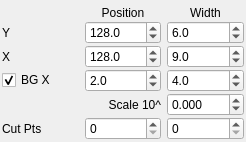
          <widget class="QWidget" name="page">
           <property name="geometry">
            <rect>
             <x>0</x>
             <y>0</y>
             <width>246</width>
             <height>142</height>
            </rect>
           </property>
           <attribute name="label">
            <string>Reflectivity Extraction (Basic)</string>
           </attribute>
           <layout class="QGridLayout" name="gridLayout_3">
            <property name="verticalSpacing">
             <number>1</number>
            </property>
            <property name="margin">
             <number>2</number>
            </property>
            <item row="1" column="2">
             <widget class="QDoubleSpinBox" name="refYPos">
              <property name="toolTip">
               <string>Center of region used for extraction</string>
              </property>
              <property name="decimals">
               <number>1</number>
              </property>
              <property name="maximum">
               <double>400.000000000000000</double>
              </property>
              <property name="value">
               <double>128.000000000000000</double>
              </property>
             </widget>
            </item>
            <item row="1" column="1">
             <widget class="QLabel" name="label_3">
              <property name="toolTip">
               <string>Y Pixel Window</string>
              </property>
              <property name="styleSheet">
               <string notr="true">text-align: right;</string>
              </property>
              <property name="text">
               <string>Y</string>
              </property>
             </widget>
            </item>
            <item row="0" column="3">
             <widget class="QLabel" name="label_2">
              <property name="minimumSize">
               <size>
                <width>0</width>
                <height>18</height>
               </size>
              </property>
              <property name="text">
               <string>Width</string>
              </property>
              <property name="alignment">
               <set>Qt::AlignBottom|Qt::AlignHCenter</set>
              </property>
             </widget>
            </item>
            <item row="5" column="3">
             <widget class="QSpinBox" name="rangeEnd">
              <property name="toolTip">
               <string>&lt;html&gt;&lt;head/&gt;&lt;body&gt;&lt;p&gt;Remove points from the extracted intensity on the high Q side. &lt;/p&gt;&lt;p&gt;Uses the full ToF range available in the file, so it is possible it does not have any effect for lower values.&lt;/p&gt;&lt;/body&gt;&lt;/html&gt;</string>
              </property>
              <property name="maximum">
               <number>200</number>
              </property>
              <property name="value">
               <number>0</number>
              </property>
             </widget>
            </item>
            <item row="2" column="2">
             <widget class="QDoubleSpinBox" name="refXPos">
              <property name="toolTip">
               <string>Center of region used for extraction</string>
              </property>
              <property name="decimals">
               <number>1</number>
              </property>
              <property name="maximum">
               <double>400.000000000000000</double>
              </property>
              <property name="value">
               <double>128.000000000000000</double>
              </property>
             </widget>
            </item>
            <item row="3" column="3">
             <widget class="QDoubleSpinBox" name="bgWidth">
              <property name="toolTip">
               <string>Width of region used for extraction</string>
              </property>
              <property name="decimals">
               <number>1</number>
              </property>
              <property name="maximum">
               <double>400.000000000000000</double>
              </property>
              <property name="value">
               <double>4.000000000000000</double>
              </property>
             </widget>
            </item>
            <item row="3" column="2">
             <widget class="QDoubleSpinBox" name="bgCenter">
              <property name="toolTip">
               <string>Center of region used for extraction</string>
              </property>
              <property name="decimals">
               <number>1</number>
              </property>
              <property name="maximum">
               <double>400.000000000000000</double>
              </property>
              <property name="value">
               <double>2.000000000000000</double>
              </property>
             </widget>
            </item>
            <item row="2" column="1">
             <widget class="QLabel" name="label_4">
              <property name="toolTip">
               <string>X Pixel Window</string>
              </property>
              <property name="styleSheet">
               <string notr="true">text-align: right;</string>
              </property>
              <property name="text">
               <string>X</string>
              </property>
             </widget>
            </item>
            <item row="4" column="3">
             <widget class="QDoubleSpinBox" name="refScale">
              <property name="toolTip">
               <string>Scaling factor for the reflectivity in powers of 10</string>
              </property>
              <property name="decimals">
               <number>3</number>
              </property>
              <property name="minimum">
               <double>-20.000000000000000</double>
              </property>
              <property name="maximum">
               <double>20.000000000000000</double>
              </property>
              <property name="singleStep">
               <double>0.020000000000000</double>
              </property>
              <property name="value">
               <double>0.000000000000000</double>
              </property>
             </widget>
            </item>
            <item row="5" column="2">
             <widget class="QSpinBox" name="rangeStart">
              <property name="toolTip">
               <string>&lt;html&gt;&lt;head/&gt;&lt;body&gt;&lt;p&gt;Remove points from the extracted intensity on the low Q side. &lt;/p&gt;&lt;p&gt;Uses the full ToF range available in the file, so it is possible it does not have any effect for lower values.&lt;/p&gt;&lt;/body&gt;&lt;/html&gt;</string>
              </property>
              <property name="maximum">
               <number>200</number>
              </property>
             </widget>
            </item>
            <item row="2" column="3">
             <widget class="QDoubleSpinBox" name="refXWidth">
              <property name="toolTip">
               <string>Width of region used for extraction</string>
              </property>
              <property name="decimals">
               <number>1</number>
              </property>
              <property name="minimum">
               <double>1.000000000000000</double>
              </property>
              <property name="maximum">
               <double>304.000000000000000</double>
              </property>
              <property name="value">
               <double>9.000000000000000</double>
              </property>
             </widget>
            </item>
            <item row="1" column="3">
             <widget class="QDoubleSpinBox" name="refYWidth">
              <property name="toolTip">
               <string>Width of region used for extraction</string>
              </property>
              <property name="decimals">
               <number>1</number>
              </property>
              <property name="minimum">
               <double>1.000000000000000</double>
              </property>
              <property name="maximum">
               <double>400.000000000000000</double>
              </property>
              <property name="value">
               <double>6.000000000000000</double>
              </property>
             </widget>
            </item>
            <item row="5" column="1">
             <widget class="QLabel" name="label_20">
              <property name="styleSheet">
               <string notr="true">text-align: right;</string>
              </property>
              <property name="text">
               <string>Cut Pts</string>
              </property>
             </widget>
            </item>
            <item row="0" column="2">
             <widget class="QLabel" name="label">
              <property name="minimumSize">
               <size>
                <width>0</width>
                <height>18</height>
               </size>
              </property>
              <property name="text">
               <string>Position</string>
              </property>
              <property name="alignment">
               <set>Qt::AlignBottom|Qt::AlignHCenter</set>
              </property>
             </widget>
            </item>
            <item row="4" column="2">
             <widget class="QLabel" name="label_5">
              <property name="toolTip">
               <string>Scaling factor for the reflectivity in powers of 10</string>
              </property>
              <property name="text">
               <string>Scale 10^</string>
              </property>
              <property name="alignment">
               <set>Qt::AlignRight|Qt::AlignTrailing|Qt::AlignVCenter</set>
              </property>
             </widget>
            </item>
            <item row="3" column="1">
             <widget class="QCheckBox" name="bgActive">
              <property name="styleSheet">
               <string notr="true">text-align: right;</string>
              </property>
              <property name="text">
               <string>BG X</string>
              </property>
              <property name="checked">
               <bool>true</bool>
              </property>
             </widget>
            </item>
           </layout>
          </widget>
